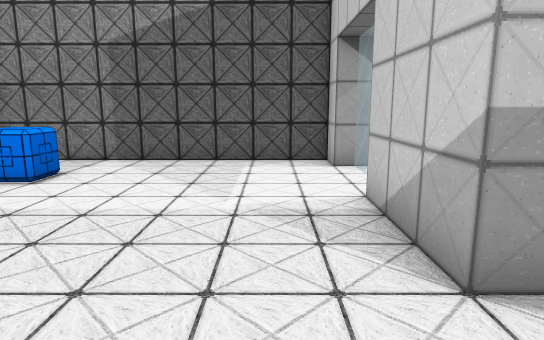
[1] (above)

16 first-person views from a walk through a 3-D level made in the Unity game engine. The camera is 1.4 m above the floor, tilts 10° down and sees 75° across. Doors are open. The floor is counted in squares, 1 m on a side. Each view is taken from the middle of a square. On the plan, view 1 faces up. The plan holds only what a view shows up to about 15 squares ahead; the rest is blank. Some surface patterns are stand-ins.

[2]
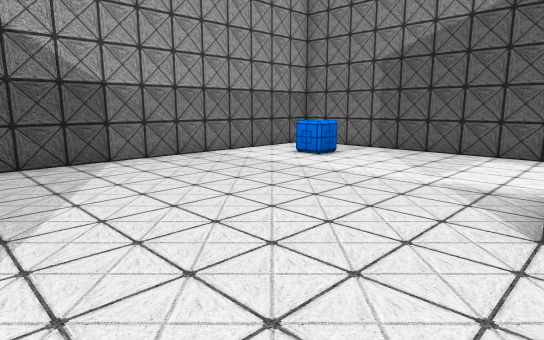

[3]
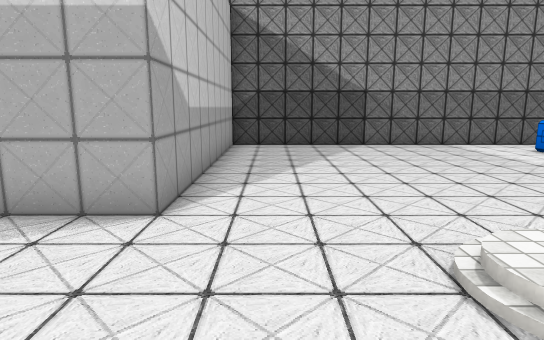

[4]
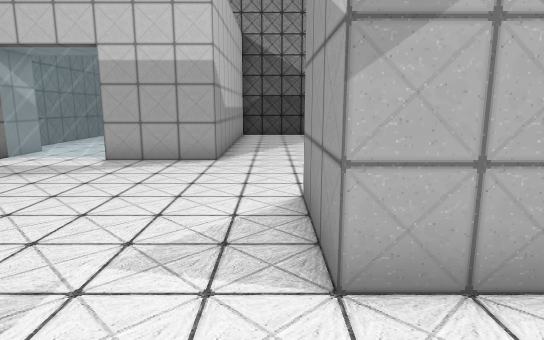

[5]
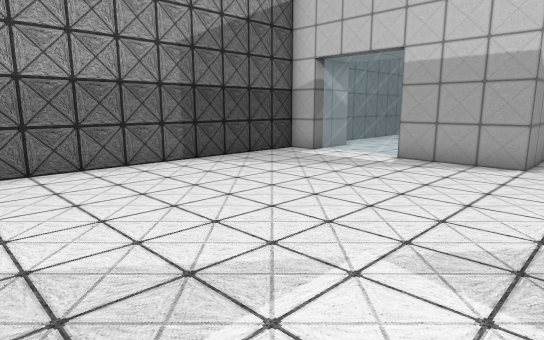

[6]
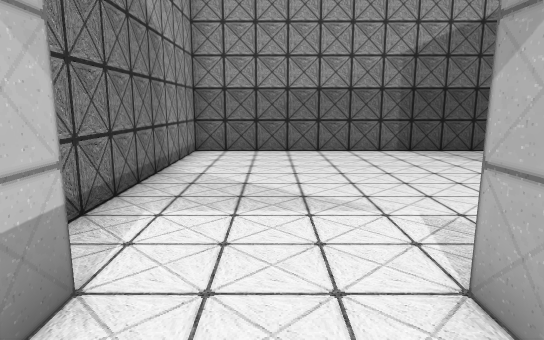

[7]
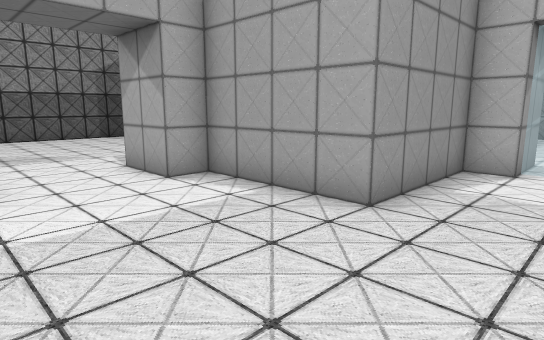

[8]
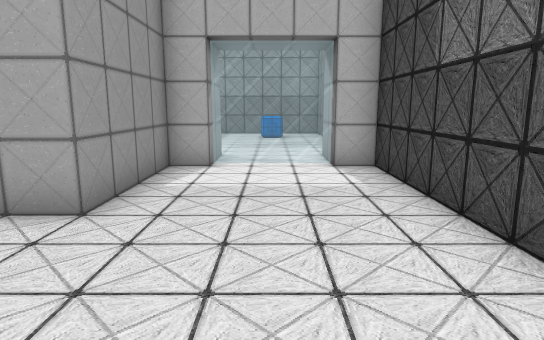

[9]
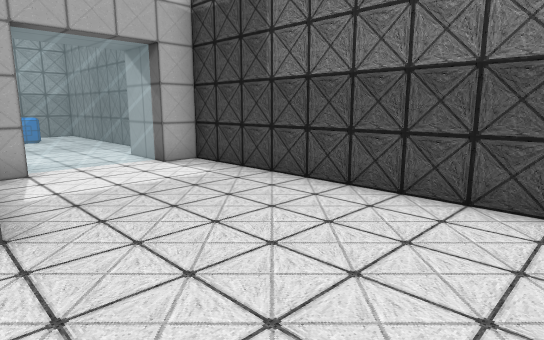

[10]
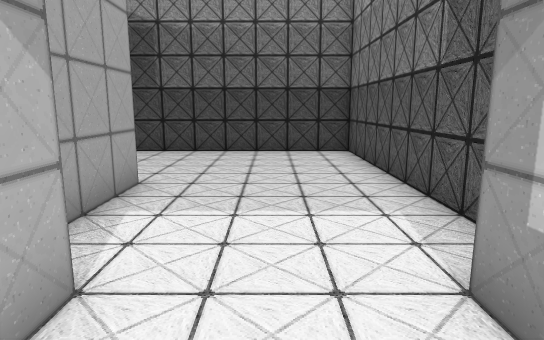

[11]
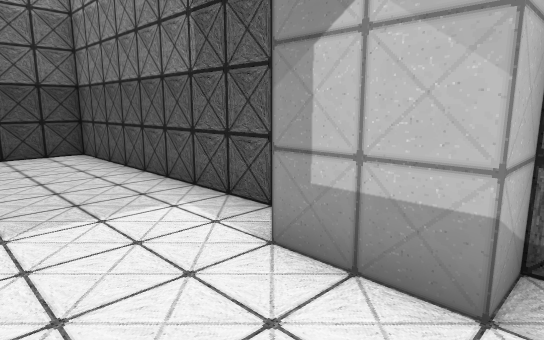

[12]
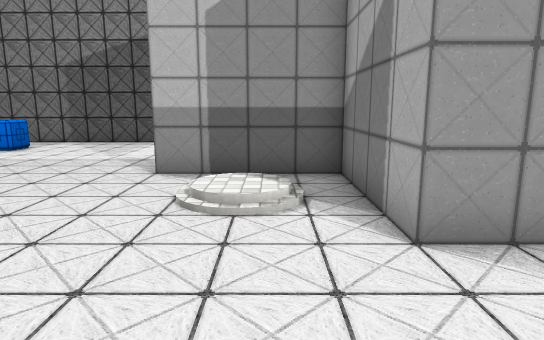

[13]
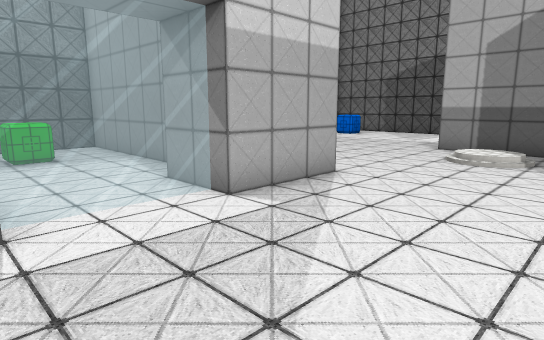

[14]
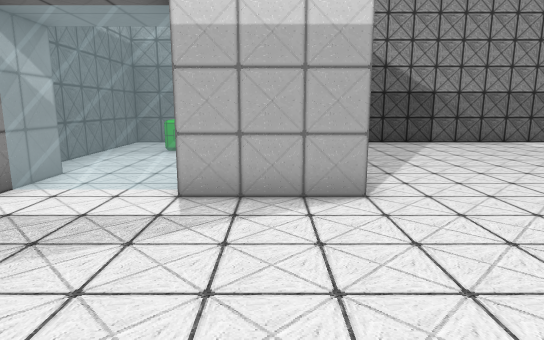

[15]
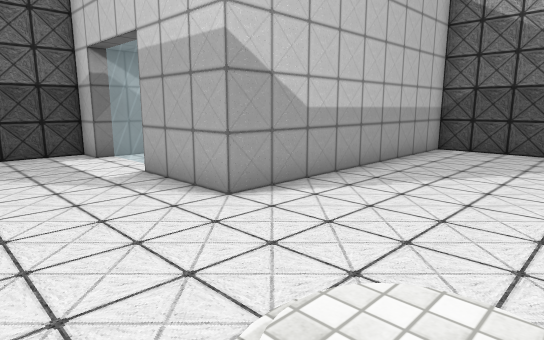

[16]
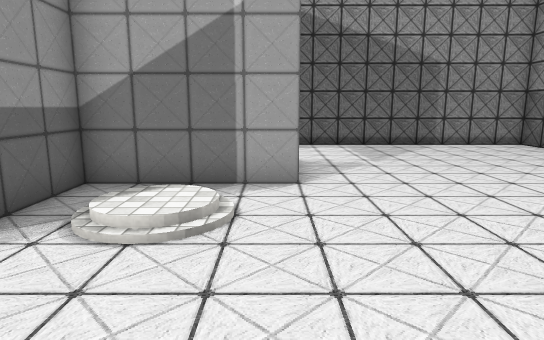

### Floor plan
Key: @ floor where view 1 was taken; # wall or solid block; . floor; / step, stairs or slope; D open door; = window, fence, low wall or low ledge; O other object.
Columns run from 8 left of view 1 to 13 right of it. Each row starts with its distance up from view 1.
 10 ######################
  9 #.........##.........#
  8 #.........==.........#
  7 #..O......==.........#
  6 #.........==.........#
  5 #.........##.........#
  4 #.........######.....#
  3 #.........######.....#
  2 #.............##.....#
  1 #..........//.##.....
  0 #.......@..//.###DDD#
 -1 #.............###DDD##
 -2 #....................#
 -3 #....................#
 -4 ##########...........#
 -5         ##...........#
 -6  #########...........#
 -7  #......==...........#
 -8  #.OO...==...........#
 -9  #.O....==...........#
-10  #......##...........#
-11  ######  #############

Where each view was taken, in squares from view 1:
view 1: 0 up, 0 right, facing up
view 2: 2 down, 2 right, facing up-left
view 3: 2 down, 6 right, facing left
view 4: 2 down, 11 right, facing left
view 5: 2 down, 11 right, facing down-left
view 6: 1 up, 10 right, facing down
view 7: 7 up, 12 right, facing down-left
view 8: 7 up, 12 right, facing left
view 9: 4 up, 12 right, facing up-left
view 10: 2 down, 10 right, facing up
view 11: 2 down, 9 right, facing up-right
view 12: 5 down, 4 right, facing up
view 13: 10 down, 6 right, facing up-left
view 14: 5 down, 7 right, facing left
view 15: 1 up, 5 right, facing down-left
view 16: 1 down, 1 left, facing right
